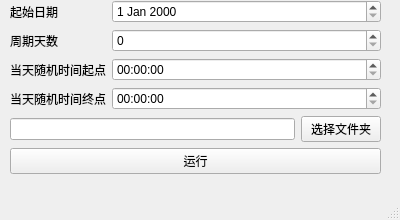
<?xml version="1.0" encoding="UTF-8"?>
<ui version="4.0">
 <class>MainWindow</class>
 <widget class="QMainWindow" name="MainWindow">
  <property name="geometry">
   <rect>
    <x>0</x>
    <y>0</y>
    <width>400</width>
    <height>220</height>
   </rect>
  </property>
  <property name="windowTitle">
   <string>tool</string>
  </property>
  <widget class="QWidget" name="centralwidget">
   <widget class="QWidget" name="formLayoutWidget">
    <property name="geometry">
     <rect>
      <x>10</x>
      <y>0</y>
      <width>371</width>
      <height>181</height>
     </rect>
    </property>
    <layout class="QFormLayout" name="formLayout">
     <item row="0" column="0">
      <widget class="QLabel" name="label">
       <property name="text">
        <string>起始日期</string>
       </property>
      </widget>
     </item>
     <item row="0" column="1">
      <widget class="QDateEdit" name="start_day"/>
     </item>
     <item row="1" column="0">
      <widget class="QLabel" name="label_4">
       <property name="text">
        <string>周期天数</string>
       </property>
      </widget>
     </item>
     <item row="1" column="1">
      <widget class="QSpinBox" name="interval"/>
     </item>
     <item row="2" column="0">
      <widget class="QLabel" name="label_2">
       <property name="text">
        <string>当天随机时间起点</string>
       </property>
      </widget>
     </item>
     <item row="2" column="1">
      <widget class="QTimeEdit" name="random_time_start">
       <property name="displayFormat">
        <string>HH:mm:ss</string>
       </property>
      </widget>
     </item>
     <item row="3" column="0">
      <widget class="QLabel" name="label_3">
       <property name="enabled">
        <bool>true</bool>
       </property>
       <property name="text">
        <string>当天随机时间终点</string>
       </property>
      </widget>
     </item>
     <item row="3" column="1">
      <widget class="QTimeEdit" name="random_time_end">
       <property name="displayFormat">
        <string>HH:mm:ss</string>
       </property>
      </widget>
     </item>
     <item row="4" column="0" colspan="2">
      <layout class="QHBoxLayout" name="horizontalLayout">
       <item>
        <widget class="QLineEdit" name="folder"/>
       </item>
       <item>
        <widget class="QPushButton" name="set_folder">
         <property name="text">
          <string>选择文件夹</string>
         </property>
        </widget>
       </item>
      </layout>
     </item>
     <item row="5" column="0" colspan="2">
      <widget class="QPushButton" name="run">
       <property name="text">
        <string>运行</string>
       </property>
      </widget>
     </item>
    </layout>
   </widget>
  </widget>
  <widget class="QMenuBar" name="menubar">
   <property name="geometry">
    <rect>
     <x>0</x>
     <y>0</y>
     <width>400</width>
     <height>22</height>
    </rect>
   </property>
  </widget>
  <widget class="QStatusBar" name="statusbar"/>
 </widget>
 <resources/>
 <connections/>
</ui>
